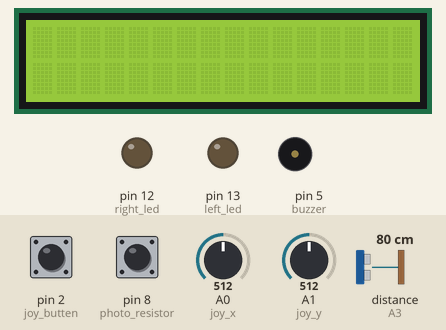
Recording of a sketch running on a simulated Arduino Uno, built with avr-gcc and run on an emulated ATmega328P. On the bench: 16×2 character LCD, output pins drawn as LEDs (lit = HIGH), buzzer (waves = sounding). Wiring (inferred from the names in the program): ultrasonic range finder: trigger A2; echo A3. Dashed ring = blinking. The test bench sets the inputs (shaded band); at power-on: A0 (joy_x) = 512, A1 (joy_y) = 512, pin 2 (joy_butten) HIGH, pin 8 (photo_resistor) HIGH, distance to the obstacle (sensor on A3) 80 cm. The echo pulse lasts 58.3 µs per cm; pins used as bus, display or sensor lines are not drawn.

Above: at 0.9 s.
1.0 s: A0 (joy_x) set to 982
2.5 s: A0 (joy_x) set to 1015
At 3.4 s:
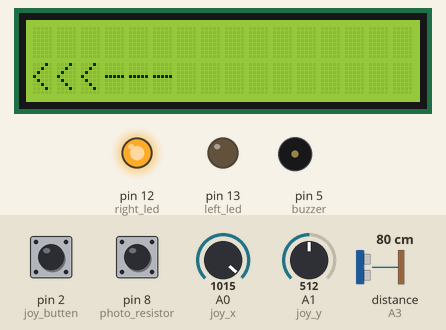
4.3 s: A0 (joy_x) set to 0
At 4.97 s:
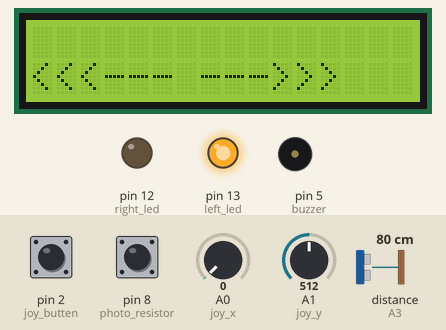
6.3 s: A0 (joy_x) set to 8
7.8 s: A0 (joy_x) set to 11
At 8.81 s:
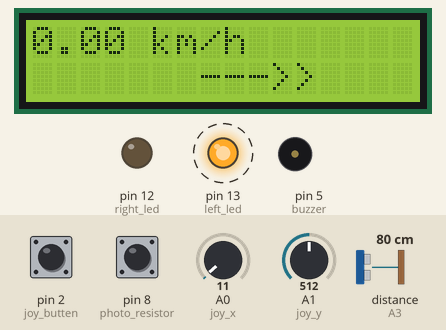
10.3 s: A1 (joy_y) set to 10
At 10.95 s:
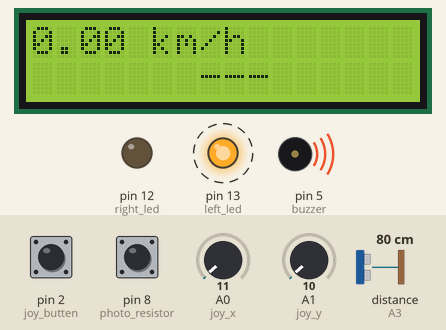
Timing chart, 0 to 13.3 s (numbered marks = the images above; inputs shaded):
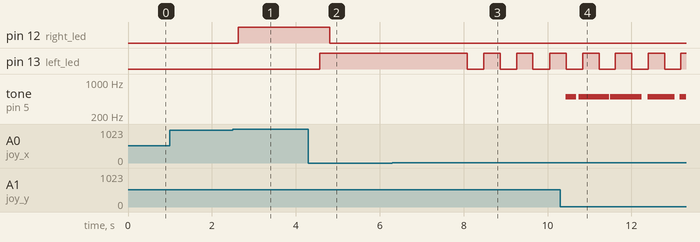

The sketch:

main.ino
```cpp
#include <Arduino_FreeRTOS.h>
#include <LiquidCrystal_I2C.h>
#include <SPI.h>
#include <Wire.h>
#include <math.h>
#include <semphr.h>
#include <stdio.h>
#define _USE_MATH_DEFINES
#define Btn1 7
#define left_led 13
#define right_led 12
#define back_led_1 11
#define back_led_2 10
#define front_led 9
#define front_left_led 4
#define front_right_led 6
#define joy_butten 2
#define photo_resistor 8
#define joy_x A0
#define joy_y A1
#define trigPin A2
#define echoPin A3
#define onepulse_size 3
#define radius 0.3
#define buzzer 5
#define main_led_mode_num 5
float perimeter = 2 * radius * M_PI;
float speed = 0,prev_speed=0;
TaskHandle_t handle0;
TaskHandle_t handle1;
TaskHandle_t handle2;
TaskHandle_t handle3;
TaskHandle_t handle4;
bool left_light = false;
bool right_light = false;
bool left_light_on = false;
bool right_light_on = false;
bool main_light_on = false;
bool prev_turn_on = false;
bool slowing_down = false;
long duration, interval;
float distance = 20;
int turn_animate_frame = 0;
int timer_counter = 0;
int sonic_buffer[2] = {0};
int sonic_index = 0;
int breath = 0;
int breath_up_down = 0;
int main_led_mode = 0;
bool result = false;
bool prev_result = false;
// bool measure_enable=true;
int sonic_onepulse[onepulse_size];
int onepulse_index = 0;
void JoyTask(void *pvParameters);
void ledTask(void *pvParameters);
void ultraSonicTask(void *pvParameters);
void TimerTask(void *pvParameters);
LiquidCrystal_I2C lcd(0x3F, 16, 2);

void setup()
{
  // put your setup code here, to run once:
  lcd.init();
  lcd.backlight();
  lcd.clear();

  pinMode(Btn1, INPUT);
  pinMode(left_led, OUTPUT);
  pinMode(right_led, OUTPUT);
  pinMode(joy_butten, INPUT_PULLUP);
  pinMode(trigPin, OUTPUT);
  pinMode(echoPin, INPUT);
  pinMode(photo_resistor, INPUT);
  pinMode(buzzer, OUTPUT);
  xTaskCreate(JoyTask, "Task0", 128, NULL, 1, &handle0);
  xTaskCreate(ledTask, "Task1", 128, NULL, 1, &handle1);
  xTaskCreate(ultraSonicTask, "Task2", 128, NULL, 2, &handle2);
  xTaskCreate(TimerTask, "Task3", 64, NULL, 1, &handle3);
  vTaskStartScheduler();
  Serial.begin(9600);
}

void TimerTask(void *pvParameters)
{ //0.1second
  for (;;)
  {
    timer_counter++;
    vTaskDelay(100 / portTICK_PERIOD_MS);
  }
}
void ultraSonicTask(void *pvParameters)
{
  for (;;)
  {
    digitalWrite(trigPin, LOW); // Clears the trigPin
    delayMicroseconds(2);
    /* Sets the trigPin on HIGH state for 10 ms */
    digitalWrite(trigPin, HIGH);
    delayMicroseconds(10);
    digitalWrite(trigPin, LOW);
    /* Reads Echo pin, returns sound travel time in ms */
    duration = pulseIn(echoPin, HIGH);
    /* Calculating the distance */
    distance = duration * 0.034 / 2;
    sonic_onepulse[onepulse_index++] = (distance < 7);
    onepulse_index %= onepulse_size;
    // for (int i = 0; i < onepulse_size;i++){
    //   Serial.print(sonic_onepulse[i]);
    // }
    // Serial.print('\n');
    int true_count = 0;
    int false_count = 0;
    for (int i = 0; i < onepulse_size; i++)
    {
      if (sonic_onepulse[i] == true)
      {
        true_count++;
      }
      else
      {
        false_count++;
      }
    }
    // Serial.println(true_count);
    // Serial.println(false_count);
    if (true_count == onepulse_size || false_count == onepulse_size)
    {
      prev_result = result;
      if (true_count == onepulse_size)
      {
        result = true;
      }
      else
      {
        result = false;
      }
      if (result != prev_result)
      {
        // sonic_buffer[1] = timer_counter;
        prev_speed = speed;
        float duration = (float)timer_counter * 0.1; //(second)
        if (duration > 0)
        {
          speed = perimeter * 0.5 / duration; //  speed(m/s)
        }
        else
        {
          speed = perimeter * 0.5 / 0.05;
        }
        if(prev_speed>speed){
          slowing_down = true;
        }else{
          slowing_down = false;
        }

        // Serial.print(speed / 1000 * 3600);
        // Serial.println("km/h");
        lcd.clear();
        lcd.setCursor(0, 0);
        lcd.print(speed / 1000 * 3600*1.5);
        lcd.setCursor(5, 0);
        lcd.print("km/h");
        // lcd.setCursor(0, 1);
        // lcd.print(duration);
        timer_counter = 0;
      }
    }

    if (timer_counter>50){
      speed = 0;
      slowing_down = false;
      lcd.clear();
      lcd.setCursor(0, 0);
      lcd.print(speed);
      lcd.setCursor(5, 0);
      lcd.print("km/h");
    }
    if (right_light){
      if (right_light_on){
        lcd.setCursor(5, 1);
        lcd.print("-");
        vTaskDelay(100 / portTICK_PERIOD_MS);
        lcd.setCursor(4, 1);
        lcd.print("-");
        vTaskDelay(100 / portTICK_PERIOD_MS);
        lcd.setCursor(3, 1);
        lcd.print("-");
        vTaskDelay(100 / portTICK_PERIOD_MS);
        lcd.setCursor(2, 1);
        lcd.print("<");
        vTaskDelay(100 / portTICK_PERIOD_MS);
        lcd.setCursor(1, 1);
        lcd.print("<");
        vTaskDelay(100 / portTICK_PERIOD_MS);
        lcd.setCursor(0, 1);
        lcd.print("<");
        vTaskDelay(100 / portTICK_PERIOD_MS);
      }else{
        lcd.setCursor(0, 1);
        lcd.print("      ");
      }
    }
    if(left_light){
      if(left_light_on){
        lcd.setCursor(7, 1);
        lcd.print("-");
        vTaskDelay(100 / portTICK_PERIOD_MS);
        lcd.setCursor(8, 1);
        lcd.print("-");
        vTaskDelay(100 / portTICK_PERIOD_MS);
        lcd.setCursor(9, 1);
        lcd.print("-");
        vTaskDelay(100 / portTICK_PERIOD_MS);
        lcd.setCursor(10, 1);
        lcd.print(">");
        vTaskDelay(100 / portTICK_PERIOD_MS);
        lcd.setCursor(11, 1);
        lcd.print(">");
        vTaskDelay(100 / portTICK_PERIOD_MS);
        lcd.setCursor(12, 1);
        lcd.print(">");
        vTaskDelay(100 / portTICK_PERIOD_MS);
      }else{
        lcd.setCursor(0, 7);
        lcd.print("      ");
      }
    }
    // prev_sonic_time = millis();
    //    if(distance<20){
    //      Serial.println(distance);
    //    }
    vTaskDelay(50 / portTICK_PERIOD_MS);
  }
}
void ledTask(void *pvParameters)
{
  for (;;)
  {

    if (left_light)
    {
      if (left_light_on)
      {
        // tone(buzzer, 750);
        digitalWrite(left_led, HIGH);
        digitalWrite(front_left_led, HIGH);
        vTaskDelay(250 / portTICK_PERIOD_MS);
        left_light_on = false;
      }
      else
      {
        // noTone(buzzer);
        digitalWrite(left_led, LOW);
        digitalWrite(front_left_led, LOW);
        vTaskDelay(250 / portTICK_PERIOD_MS);
        left_light_on = true;
      }
    }
    else
    {
      // noTone(buzzer);
      digitalWrite(front_left_led, LOW);
      digitalWrite(left_led, LOW);
    }
    if (right_light)
    {
      if (right_light_on)
      {

        digitalWrite(right_led, HIGH);
        digitalWrite(front_right_led, HIGH);
        vTaskDelay(250 / portTICK_PERIOD_MS);
        right_light_on = false;
      }
      else
      {
        // noTone(buzzer);
        digitalWrite(front_right_led, LOW);
        digitalWrite(right_led, LOW);
        vTaskDelay(250 / portTICK_PERIOD_MS);
        right_light_on = true;
      }
    }
    else
    {
      // noTone(buzzer);
      digitalWrite(right_led, LOW);
      digitalWrite(front_right_led, LOW);
    }

    if (right_light_on || left_light_on)
    {
      tone(buzzer, 750);
      noTone(buzzer);
    }
    if(slowing_down){
      digitalWrite(back_led_1, HIGH);
      digitalWrite(back_led_2, HIGH);
      digitalWrite(front_led, HIGH);
      vTaskDelay(100 / portTICK_PERIOD_MS);
      digitalWrite(back_led_1, LOW);
      digitalWrite(back_led_2, LOW);
      digitalWrite(front_led, LOW);
    }else{
      if (!digitalRead(photo_resistor) || main_light_on)
      {
        if (main_led_mode == 0)
        {
          digitalWrite(back_led_1, HIGH);
          digitalWrite(back_led_2, HIGH);
          digitalWrite(front_led, HIGH);
        }
        else if (main_led_mode==1)
        {
          digitalWrite(back_led_1, HIGH);
          digitalWrite(back_led_2, HIGH);
          digitalWrite(front_led, HIGH);
        }else if(main_led_mode==2){
          analogWrite(back_led_1, breath);
          analogWrite(back_led_2, breath);
          analogWrite(front_led, breath);
          if (!breath_up_down){
            if (breath<80){
              breath += 4;
            }else{
              breath += 30;
            }
          }else{
            if(breath>80){
              breath -= 30;
            }else{
              breath -= 4;
            }

          }
          if(breath>255){
            breath = 255;
            breath_up_down = 1;
          }
          if(breath<0){
            breath = 0;
            breath_up_down = 0;
          }
        }
        else if (main_led_mode==3)
        {
          digitalWrite(front_led, HIGH);
          digitalWrite(back_led_1, HIGH);
          vTaskDelay(30 / portTICK_PERIOD_MS);
          digitalWrite(back_led_1, LOW);
          digitalWrite(back_led_2, HIGH);
          vTaskDelay(30 / portTICK_PERIOD_MS);
          digitalWrite(back_led_2, LOW);
        }
        else if (main_led_mode == 4){
          digitalWrite(front_led, HIGH);
          digitalWrite(back_led_1, HIGH);
          digitalWrite(back_led_2, HIGH);
          vTaskDelay(500 / portTICK_PERIOD_MS);
          digitalWrite(back_led_1, LOW);
          digitalWrite(back_led_2, LOW);
          digitalWrite(front_led, LOW);
          vTaskDelay(500 / portTICK_PERIOD_MS);
        }
      }
      else
      {
        digitalWrite(back_led_1, LOW);
        digitalWrite(back_led_2, LOW);
        digitalWrite(front_led, LOW);
      }
    }

    vTaskDelay(10);
  }
}
void JoyTask(void *pvParameters)
{
  for (;;)
  {
    int x_val = analogRead(joy_x);
    int y_val = analogRead(joy_y);
    int btn_val = digitalRead(joy_butten);
    if (x_val < 10)
    {
      left_light = true;
      left_light_on = true;
      right_light = false;
      right_light_on = false;
    }
    else if (x_val > 1000)
    {
      left_light = false;
      left_light_on = false;
      right_light = true;
      right_light_on = true;
    }
    if (btn_val == 0)
    {
      left_light = false;
      right_light = false;
      left_light_on = false;
      right_light_on = false;
    }
    if (y_val > 1000)
    {
      if (!prev_turn_on)
      {
        prev_turn_on = true;
        main_led_mode++;
        main_led_mode %= main_led_mode_num;
        if (main_led_mode == 0){
          main_light_on = false;
        }else{
          main_light_on = true;
        }
        breath = 0;
        breath_up_down = 0;
      }
    }
    else
    {
      prev_turn_on = false;
    }
    if (y_val < 20)
    {
      tone(buzzer, 500);
    }
    else
    {
      noTone(buzzer);
    }
    vTaskDelay(10);
  }
}

void loop()
{
}
```

Measured:
- the behaviour switches between 1000 and 1001 on A0 (joy_x) (found by bisection; images 0 and 1)
- the behaviour switches between 9 and 10 on A0 (joy_x) (found by bisection; images 2 and 3)
- after the input at 1.0 s, every drawn part: stays the same
- after the input at 2.5 s, pin 12 (right_led): LOW → HIGH after 0.12 s; the display: first changes after 0.14 s (image 1 shows a later state)
- after the input at 4.3 s, pin 12 (right_led): HIGH → LOW after 0.51 s; pin 13 (left_led): LOW → HIGH after 0.27 s
- after the input at 7.8 s, pin 13 (left_led): alternates HIGH for 0.39 s and LOW for 0.40 s, starting after 0.28 s
- after the input at 10.3 s, tone on pin 5 (buzzer): plays 500 Hz for 0.25 s, 500 Hz for 0.73 s, 500 Hz for 0.76 s, 500 Hz for 0.63 s, 500 Hz for 0.15 s, starting after 0.14 s
